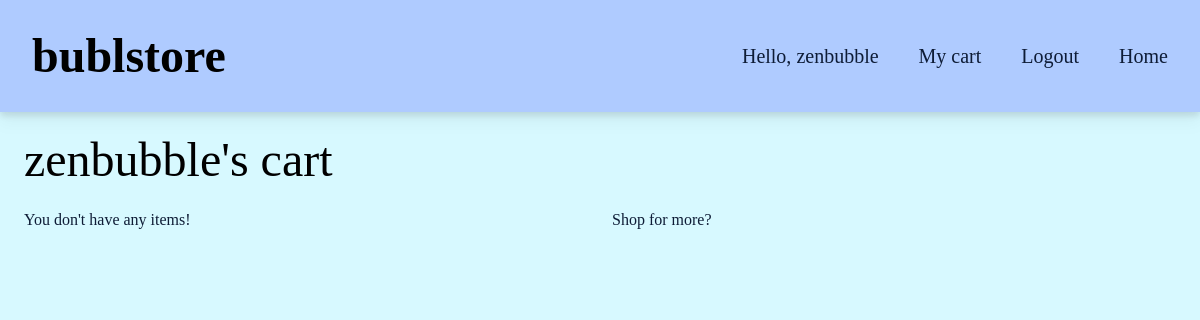
Before: /store/cart (signed in) with the older database file.
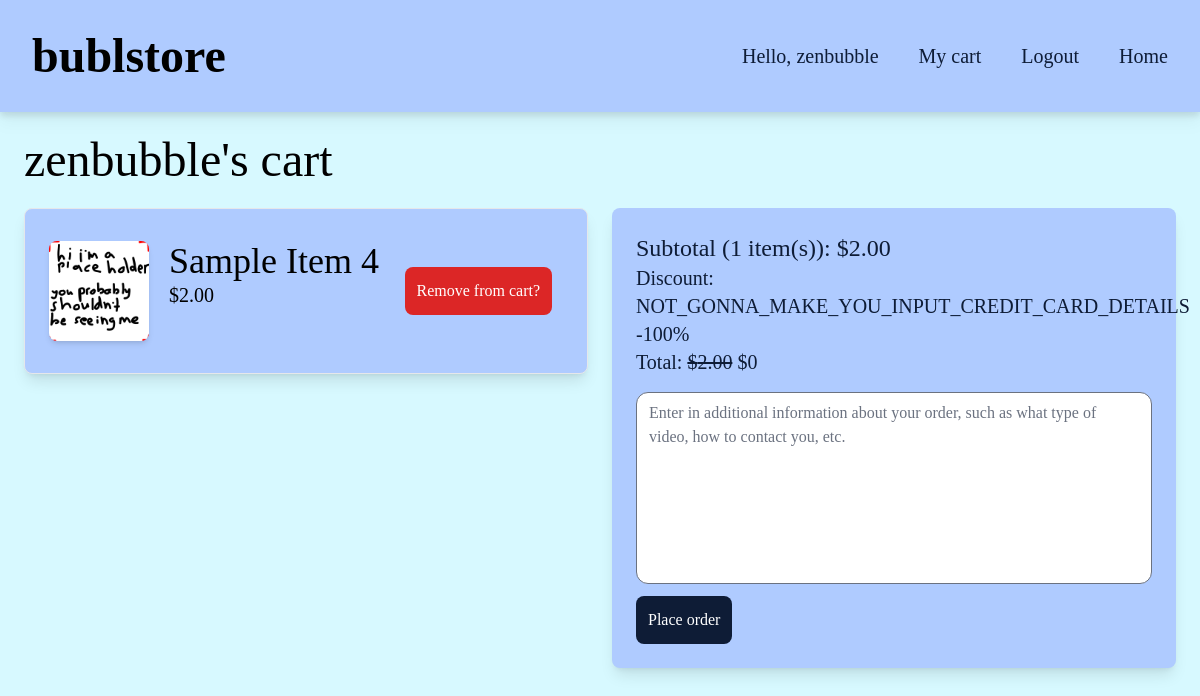
After: the same page with the newer database file.
### store/models.py (models this page shows, shortened)
class Item(models.Model):
    name = models.CharField(max_length=200)
    description = models.CharField(max_length=1000)
    cost = models.DecimalField(max_digits=10, decimal_places=2)
    image = models.ImageField(upload_to="items/", default="items/placeholder.png")

class Cart(models.Model):
    user = models.OneToOneField(User,on_delete=models.CASCADE)
    items = models.ManyToManyField(Item, blank=True)
    def total_cost(self):
        return sum(item.cost for item in self.items.all())
    def num_items(self):
        return self.items.all().count()

### store/views.py (the view, shortened to what this page needs)
# urls.py: path("cart", views.cart, name="cart"),
def cart(request):
    form = OrderForm()
    context = {
        "form": form
    }
    return render(request, "store/cart.html", context)

### store/forms.py
class OrderForm(ModelForm):
    class Meta:
        model = Order
        fields = ['details']
        widgets = {
            'details': Textarea(attrs={'class': 'rounded-xl bg-accent h-full w-full align-text-top','style':'resize:none;','placeholder':'Enter in additional information about your order, such as what type of video, how to contact you, etc.'}),
        }

### store/templates/store/cart.html (shortened to what this page needs)
{% load static tailwind_tags %}
<!DOCTYPE html>
<html lang="en">
<head>
    {% tailwind_css %}
</head>
<body>
    {% include "store/header.html" %}
    {% include "store/base.html" %}
    <h1 class="m-6">{{request.user}}'s cart</h1>
    {% if request.user.is_authenticated %}
        <div class="grid gap-6 m-6 grid-cols-2">
            {% if request.user.cart.items.count > 0 %}
                <div class="col-span-1">
                    {% for item in request.user.cart.items.all %}
                        <div class="py-2 mb-6 w-full block bg-secondary border rounded-lg shadow-lg">
                            <div class="p-6 flex gap-5">
                                <div class="h-[100px] w-[100px]">
                                    <img src="{{item.image.url}}" class="rounded-lg shadow-md">
                                </div>
                                <div>
                                    <h1 class="text-4xl">{{item.name}}</h1>
                                    <h2 class="text-xl">${{item.cost}}</h2>
                                </div>
                                <a href="{% url 'store:remove_cart' item.id %}" class="absolute right-[52%] m-6 p-3 self-center bg-red-600 rounded-lg text-white hover:shadow-xl hover:bg-red-600/90 transition-all duration-100">Remove from cart?</a>
                            </div>
                        </div>
                    {% endfor %}
                </div>
                <div>
                    <div class="col-span-1 h-auto bg-secondary rounded-lg shadow-lg">
                        <div class="p-6">
                            <p class="text-2xl">Subtotal ({{request.user.cart.num_items}} item(s)): ${{request.user.cart.total_cost}}</p>
                            <p class="text-xl">Discount: NOT_GONNA_MAKE_YOU_INPUT_CREDIT_CARD_DETAILS -100%</p>
                            <p class="text-xl mb-4">Total: <s>${{request.user.cart.total_cost}}</s> $0</p>
                            <form method="post">
                                <div class="h-48">{{form.details}}</div>
                                <button name="submit" class="bg-dark text-white p-3 mt-3 rounded-lg hover:shadow-xl hover:bg-dark/90 transition-all duration-100">Place order</button>
                            </form>
                        </div>
                    </div>
                </div>
            {% else %}
                <p>You don't have any items!</p>
                <a href="{% url 'store:index' %}">Shop for more?</a>
            {% endif %}
        </div>
    {% else %}
        <a href="{% url 'store:login' %}">Login</a>
        <a href="{% url 'store:register' %}">Register</a>
    {% endif %}
</body>
</html>

### store/templates/store/header.html
{% load static tailwind_tags %}
<head>
    {% tailwind_css %}
</head>
<body>
    <header class="bg-secondary drop-shadow-lg flex justify-between py-8 px-8 sticky top-0 z-50">
        <h1 class="font-bold">bublstore</h1>
        <div class="flex justify-between space-x-10 items-center">
          {% if request.user.is_authenticated %}
            <p class="text-xl">Hello, {{request.user}}</p>
            <a class="url" href="{% url 'store:cart' %}">My cart</a>
            <a class="url" href="{% url 'store:logout' %}">Logout</a>
          {% else %}
            <a class="url" href="{% url 'store:login' %}">Login</a>
            <a class="url" href="{% url 'store:register' %}">Register</a>
          {% endif %}
          <a class="url" href="{% url 'store:index' %}">Home</a>
        </div>
      </header>
  </body>

Changed rows visible on the page:
added Item: image (placeholder picture), name "Sample Item 4", cost "2.00"
Other visible differences:
{{ request.user.cart.num_items }}: (not shown) → "1"
{{ request.user.cart.total_cost }}: (not shown) → "2.00"
text no longer shown: "You don't have any items! Shop for more?"
text now shown: "Subtotal ( item(s)): $ Discount: NOT_GONNA_MAKE_YOU_INPUT_CREDIT_CARD_DETAILS -100% Total: $ $0 Place order"
